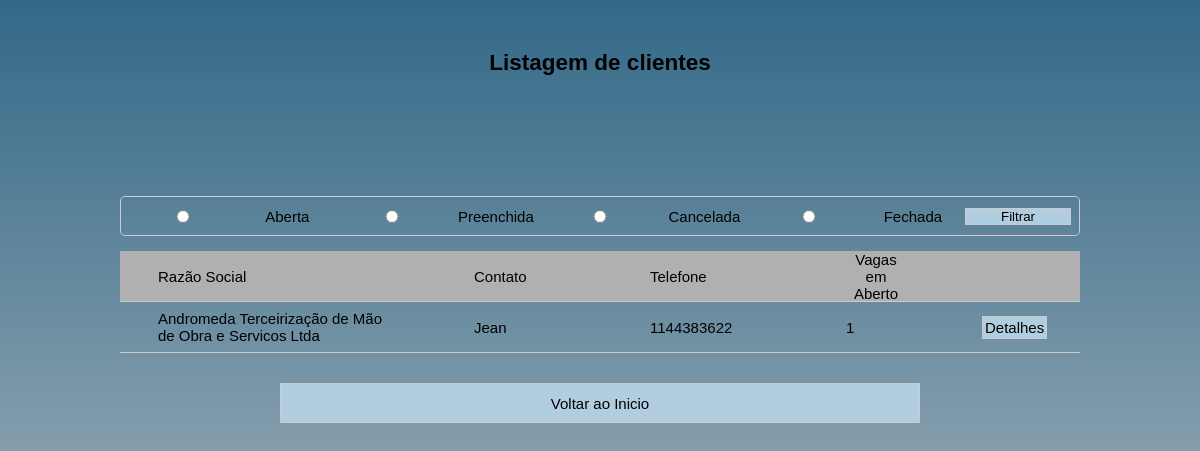
/listagem_cliente.php (signed in), run on the app's committed database.
### tables this page shows
CREATE TABLE tb_cliente (
    IDCLIENTE INT PRIMARY kEY AUTO_INCREMENT,
    nomeCliente VARCHAR(100) NOT NULL,
    endereco VARCHAR(100),
    bairro VARCHAR(30),
    cidade VARCHAR(30),
    estado CHAR(2),
    CNPJ CHAR(14),
    contato VARCHAR(30),
    email VARCHAR(70),
    telefone VARCHAR(11)
);

### listagem_cliente.php (the view, shortened to what this page needs)
<?php
require_once('./_conexao/conexao.php');
?>
<?php
$conta_vagas = "SELECT c.IDCLIENTE, c.nomeCliente, c.contato, c.telefone, count(v.ID_CLIENTE) as vagas_cliente FROM tb_cliente as c";
$conta_vagas .= " LEFT JOIN tb_vaga as v ";
$conta_vagas .= " ON c.IDCLIENTE = v.ID_CLIENTE ";
$conta_vagas .= " GROUP BY(c.IDCLIENTE)";
$query_send = mysqli_query($conect, $conta_vagas);
?>
<!DOCTYPE html>
<html lang="pt-br">
<head>
    <link rel="stylesheet" href="./css/style.css">
    <link rel="stylesheet" href="./css/lista.css">
</head>
<body>
    <main>
        <div id="lista">
            <h2>Listagem de clientes</h2>
            <div class="selecao">
                <form id="select" action="./listagem_cliente.php" method="POST">
                    <input type="radio" name="fechamento" id="aberta" value='A'>
                    <label for="aberta">Aberta</label>
                    <input type="radio" name="fechamento" id="preenchida" value='P'>
                    <label for="preenchida">Preenchida</label>
                    <input type="radio" name="fechamento" id="cancelada" value='C'>
                    <label for="cancelada">Cancelada</label>
                    <input type="radio" name="fechamento" id="aberta" value='F'>
                    <label for="fechada">Fechada</label>
                    <input type="submit" value="Filtrar">
                </form>
            </div>
            <div class="listagem">
                <ul>
                    <li>Razão Social</li>
                    <li>Contato</li>
                    <li>Telefone</li>
                    <li>Vagas em Aberto</li>
                    <li></li>
                </ul>
                <?php
                while ($linha = mysqli_fetch_assoc($query_send)) {
                ?>
                    <ul>
                        <li><?php echo $linha['nomeCliente'] ?></li>
                        <li><?php echo $linha['contato'] ?></li>
                        <li><?php echo $linha['telefone'] ?></li>
                        <li><?php echo $linha['vagas_cliente'] ?></li>
                        <li><a href="./detalha_cliente.php?cliente=<?php echo $linha['IDCLIENTE'] ?>&edit=disabled">Detalhes</a></li>
                    </ul>
                <?php
                }
                ?>
            </div>
            <div class="opcoes">
                <div class="btn">
                    <a href="./index.php">Voltar ao Inicio</a>
                </div>
            </div>
        </div>
    </main>
</body>
</html>

### css/style.css (style rules this page uses)
* { margin: 0; padding: 0; width: 960px; margin: 0 auto; box-sizing: border-box; }
body { font-family: Arial, Helvetica, sans-serif; font-size: 15px; background: linear-gradient(to bottom, #336988, #ccc); height: 100vh; overflow: hidden; }
a { text-decoration: none; box-sizing: border-box; }
li { text-align: center; }
input[type='submit'] { border: 1px solid #ccc; background-color: #b0cedf; color: #000; }
.listagem li:first-of-type { text-align: left; }
.listagem li a { border: 1px solid #ccc; background-color: #b0cedf; padding: 2px; color: #000; }
.opcoes { margin-top: 30px; display: flex; flex-direction: row; width: 640px; justify-content: space-between; }
.opcoes .btn { display: flex; align-items: center; width: 640px; height: 40px; border: 1px solid #ccc; font-size: 15px; background-color: #b0cedf; text-align: center; }
.opcoes .btn a { color: #000; }
.selecao { border: 1px solid #ccc; border-radius: 5px; margin-bottom: 15px; display: flex; align-items: center; height: 40px; }
.selecao form { display: flex; flex-direction: row; align-items: center; padding: 0 10px; }

### css/lista.css (style rules this page uses)
#lista { display: flex; text-align: center; flex-direction: column; }
#lista h2 { margin-bottom: 120px; }
.listagem ul { list-style: none; border-bottom: 1px solid #ccc; display: flex; flex-direction: row; }
.listagem ul li { display: flex; height: 50px; align-items: center; }
.listagem ul:first-child { background-color: rgb(177, 176, 176); }
.listagem ul li:nth-child(1) { width: 240px; }
.listagem ul li:nth-child(2) { width: 100px; }
.listagem ul li:nth-child(3) { width: 120px; }
.listagem ul li:nth-child(4) { width: 60px; }
.listagem ul li:nth-child(5) { width: 60px; }

### data on the page
tb_cliente: nomeCliente "Andromeda Terceirização de Mão de Obra e Servicos Ltda", contato "Jean", telefone "1144383622", vagas_cliente "1"
